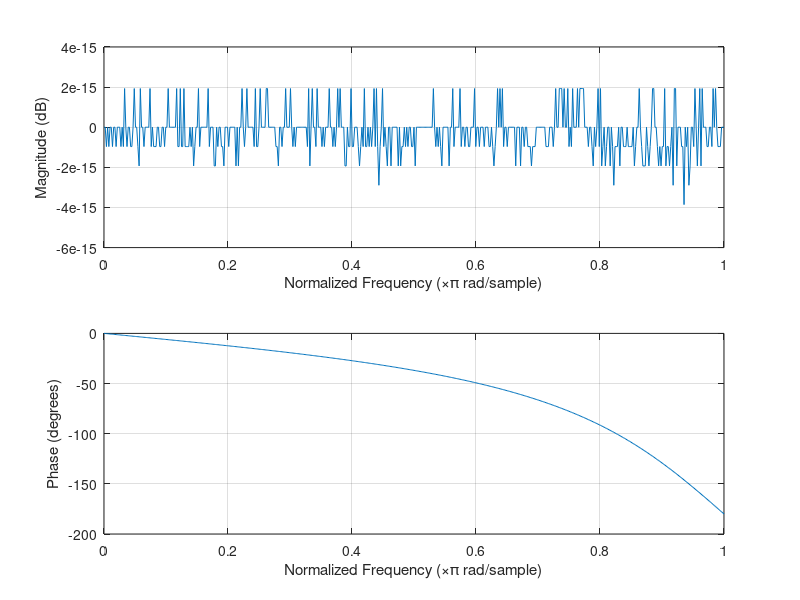
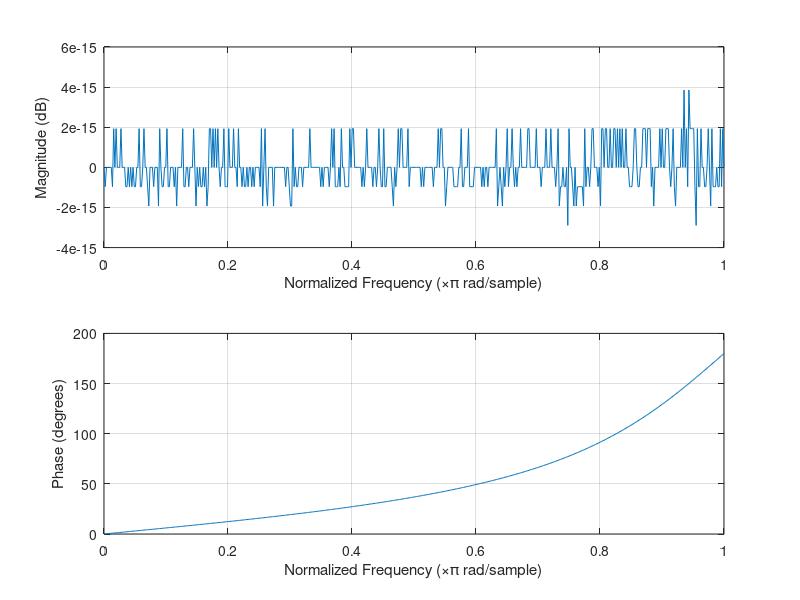

The MATLAB script that drew these images, in order: (Note: this script raises an error after producing the figures.)
clc;
clear all;
close all;

z=[-2]';
p=[-0.5]';
k=1/2;

[num den]=zp2tf(z,p,k);

H1=filt(num,den)
figure;
freqz(num,den)

%------------


z=[-0.5]';
p=[-2]';
k=2;

[num1 den1]=zp2tf(z,p,k);

H2=filt(num1,den1)
figure;
freqz(num1,den1)


H=H1*H2

num3=H.Numerator(1,:)
den3=H.Denominator(1,:)
num3=cell2mat(num3)
den3=cell2mat(den3)


figure;
freqz(num3,den3)






